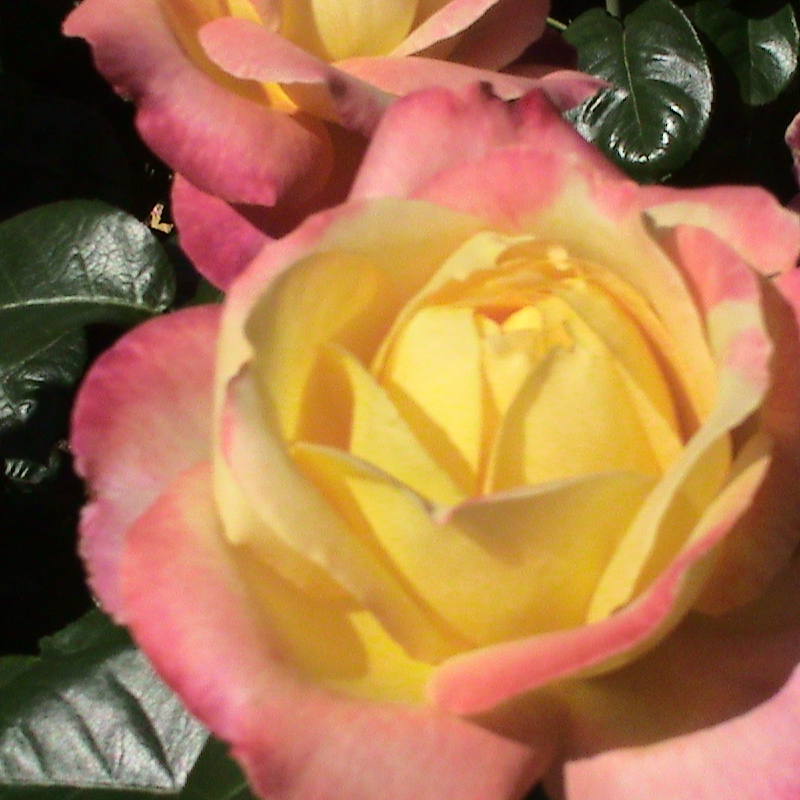
#> input picture Project4/LovePeace rose.tif, 800 x 800 px
$ python proj4.py
#> lines starting #> are read from the running program, lines starting #| are printed output that depends on the picture
import cv2
import numpy as np
from PIL import Image

img = cv2.imread("LovePeace rose.tif")
#> img is the input picture: shape (800, 800, 3); mean B, G, R 76.3, 118.6, 169.2
hsv = cv2.cvtColor(img, cv2.COLOR_BGR2HSV)
#> hsv: shape (800, 800, 3); mean H, S, V 33.2, 144.2, 170.5

# get RGB and HSI components
B = img[:,:,0]
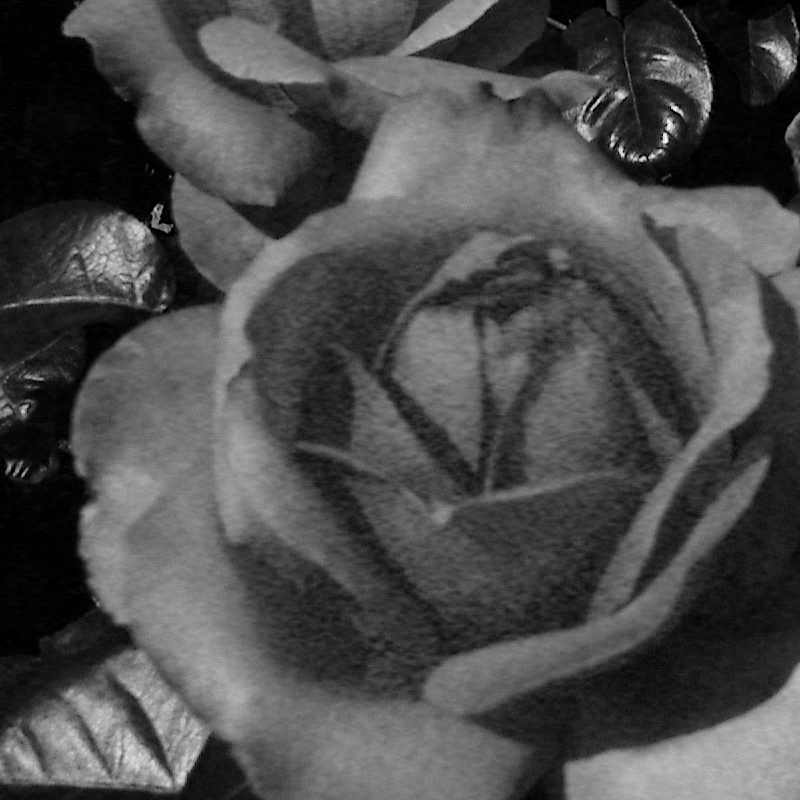
#> B: shape (800, 800); min 0, max 255, mean 76.3
G = img[:,:,1]
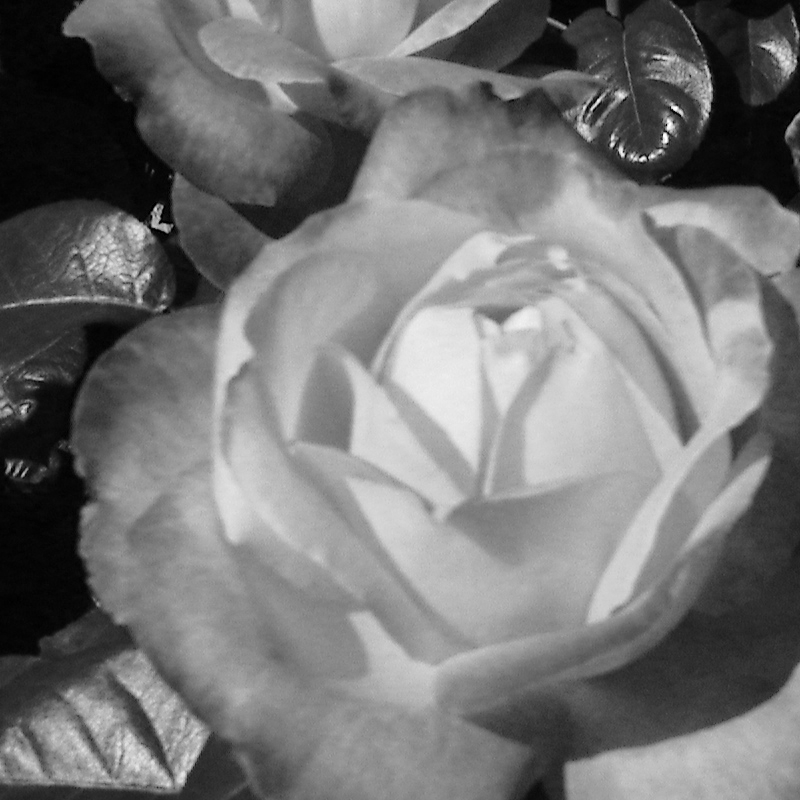
#> G: shape (800, 800); min 0, max 255, mean 118.6
R = img[:,:,2]
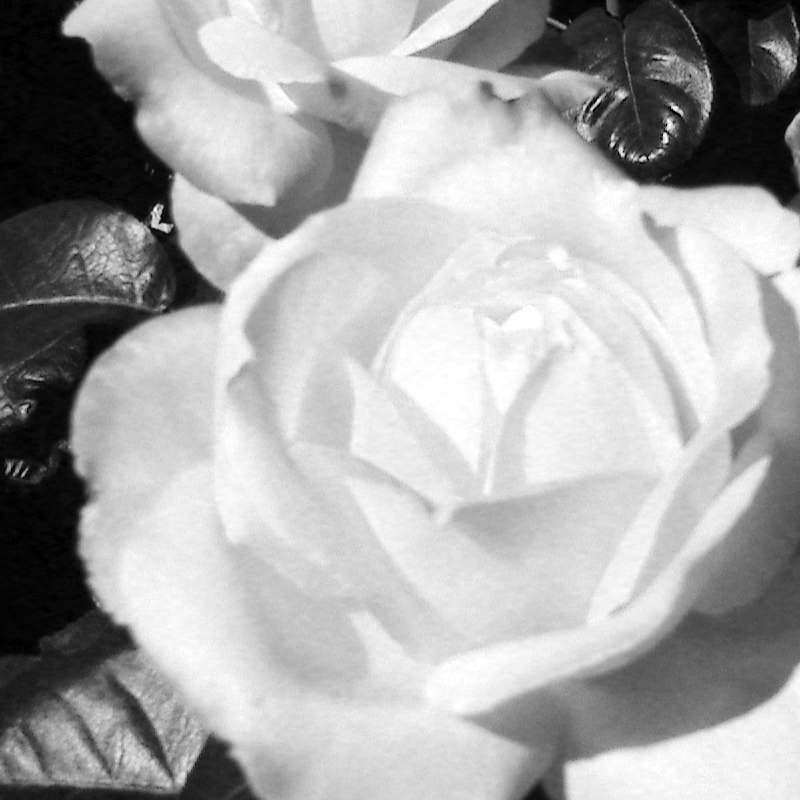
#> R: shape (800, 800); min 0, max 255, mean 169.2
H = hsv[:,:,0]
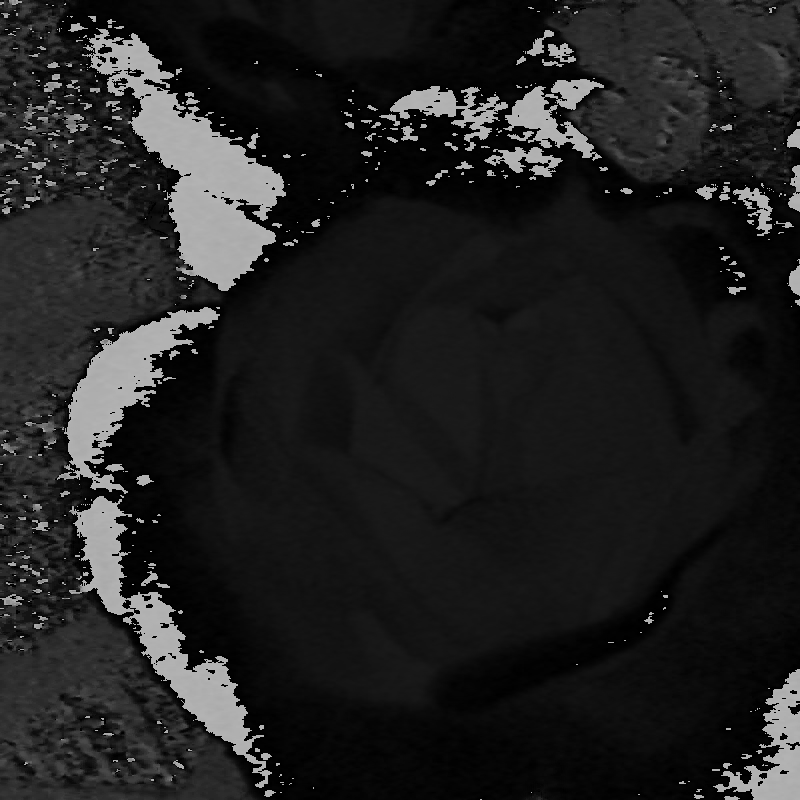
#> H: shape (800, 800); min 0, max 179, mean 33.2
S = hsv[:,:,1]
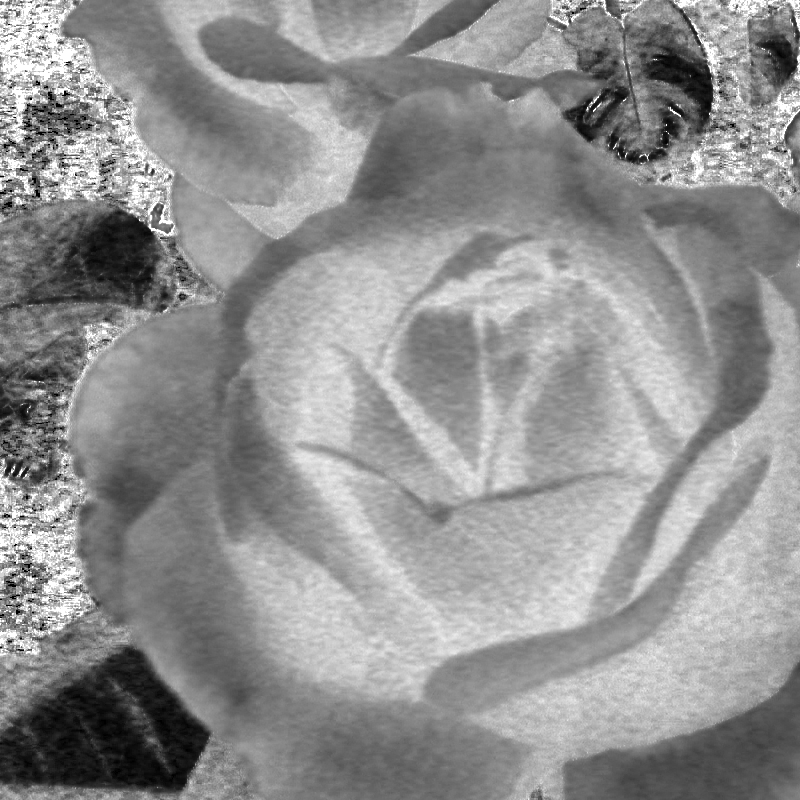
#> S: shape (800, 800); min 0, max 255, mean 144.2
I = hsv[:,:,2]

# show all the components
cv2.imshow("B", B)
cv2.imshow("G", G)
cv2.imshow("R", R)
cv2.imshow("H", H)
cv2.imshow("S", S)
cv2.imshow("I", I)

# RGB sharpening and HSI sharpening
kernel = np.array([[-1, -1, -1],
                   [-1, 9,-1],
                   [-1, -1, -1]])
rgb_sharp = cv2.filter2D(src=img, ddepth=-1, kernel=kernel)
hsv_sharp = cv2.filter2D(src=hsv, ddepth=-1, kernel=kernel)
#> hsv_sharp: shape (800, 800, 3); mean H, S, V 36.2, 141.5, 169.9
after_hsv = cv2.cvtColor(hsv_sharp, cv2.COLOR_HSV2BGR)
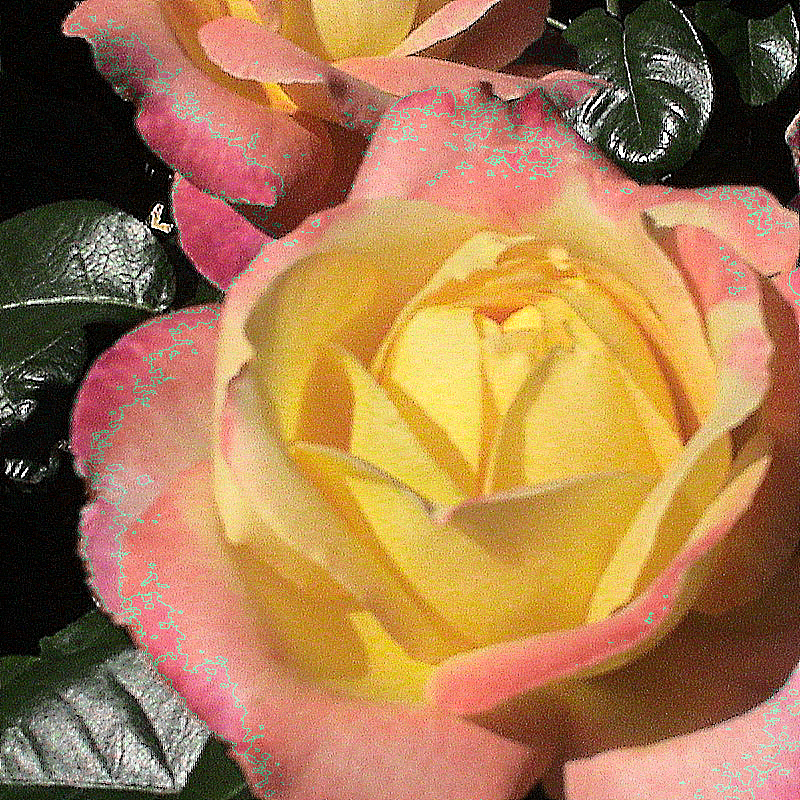
#> after_hsv: shape (800, 800, 3); mean B, G, R 78.7, 121.1, 166.8
diff = cv2.subtract(rgb_sharp, after_hsv)
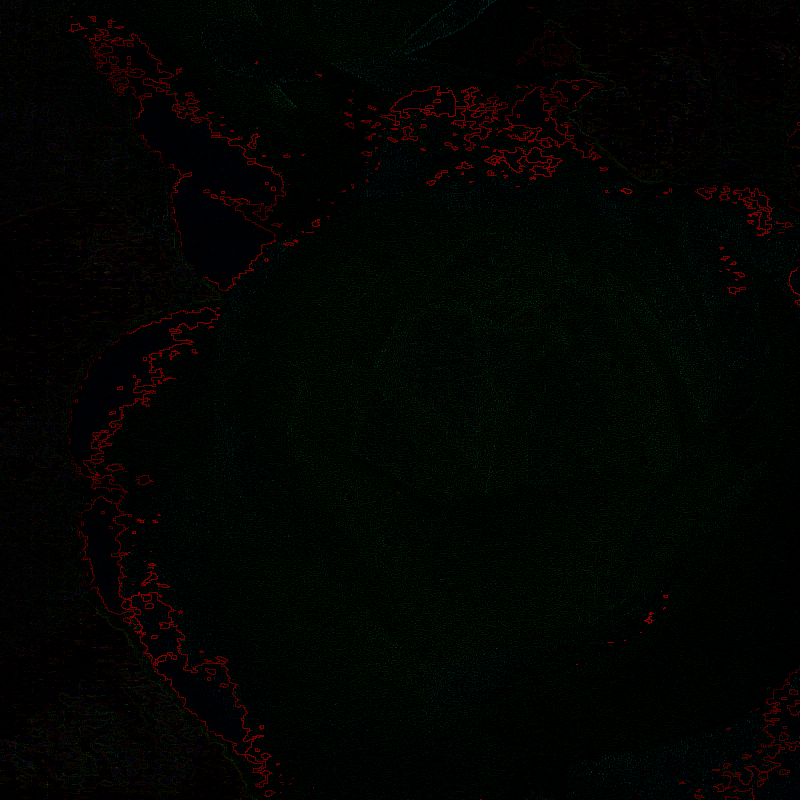
#> diff: shape (800, 800, 3); mean B, G, R 1.4, 3.6, 2.4

cv2.imshow("img", img)
cv2.imshow("after rgb sharpening", rgb_sharp)
cv2.imshow("after hsv sharpening", after_hsv)
cv2.imshow("difference", diff)
cv2.imshow("hsv", hsv)
cv2.waitKey()

R_save = Image.fromarray(R.astype(np.uint8))
R_save.save("img/R.png",dpi = (200,200))
G_save = Image.fromarray(G.astype(np.uint8))
G_save.save("img/G.png",dpi = (200,200))
B_save = Image.fromarray(B.astype(np.uint8))
B_save.save("img/B.png",dpi = (200,200))
H_save = Image.fromarray(H.astype(np.uint8))
H_save.save("img/H.png",dpi = (200,200))
S_save = Image.fromarray(S.astype(np.uint8))
S_save.save("img/S.png",dpi = (200,200))
I_save = Image.fromarray(I.astype(np.uint8))
I_save.save("img/I.png",dpi = (200,200))

rgb_sharp = cv2.cvtColor(rgb_sharp, cv2.COLOR_BGR2RGB)
rgb_sharpen_save = Image.fromarray(rgb_sharp.astype(np.uint8))
rgb_sharpen_save.save("img/rgb_sharpen.png",dpi = (200,200))

after_hsv = cv2.cvtColor(after_hsv, cv2.COLOR_BGR2RGB)
hsi_sharpen_save = Image.fromarray(after_hsv.astype(np.uint8))
hsi_sharpen_save.save("img/hsi_sharpen.png",dpi = (200,200))

diff = cv2.cvtColor(diff, cv2.COLOR_BGR2RGB)
diff_save = Image.fromarray(diff.astype(np.uint8))
diff_save.save("img/diff1.png",dpi = (200,200))
